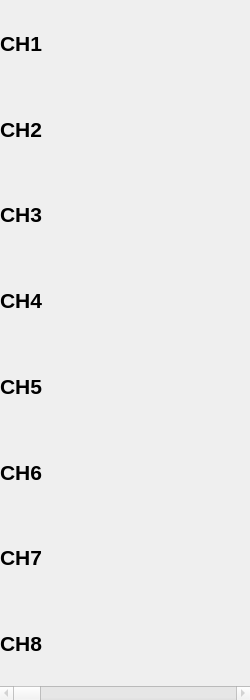
<?xml version="1.0" encoding="UTF-8"?>
<ui version="4.0">
 <class>EEGWidget</class>
 <widget class="QWidget" name="EEGWidget">
  <property name="geometry">
   <rect>
    <x>0</x>
    <y>0</y>
    <width>250</width>
    <height>700</height>
   </rect>
  </property>
  <property name="minimumSize">
   <size>
    <width>150</width>
    <height>0</height>
   </size>
  </property>
  <property name="windowTitle">
   <string>Form</string>
  </property>
  <layout class="QVBoxLayout" name="verticalLayout">
   <property name="spacing">
    <number>0</number>
   </property>
   <property name="leftMargin">
    <number>0</number>
   </property>
   <property name="topMargin">
    <number>0</number>
   </property>
   <property name="rightMargin">
    <number>0</number>
   </property>
   <property name="bottomMargin">
    <number>0</number>
   </property>
   <item>
    <widget class="QLabel" name="lblCH0">
     <property name="font">
      <font>
       <family>Segoe UI</family>
       <pointsize>16</pointsize>
       <weight>75</weight>
       <italic>false</italic>
       <bold>true</bold>
       <underline>false</underline>
       <strikeout>false</strikeout>
       <stylestrategy>PreferDefault</stylestrategy>
       <kerning>true</kerning>
      </font>
     </property>
     <property name="text">
      <string>CH1</string>
     </property>
     <property name="margin">
      <number>4</number>
     </property>
    </widget>
   </item>
   <item>
    <widget class="QLabel" name="lblCH1">
     <property name="font">
      <font>
       <family>Segoe UI</family>
       <pointsize>16</pointsize>
       <weight>75</weight>
       <italic>false</italic>
       <bold>true</bold>
       <underline>false</underline>
       <strikeout>false</strikeout>
       <stylestrategy>PreferDefault</stylestrategy>
       <kerning>true</kerning>
      </font>
     </property>
     <property name="text">
      <string>CH2</string>
     </property>
     <property name="margin">
      <number>4</number>
     </property>
    </widget>
   </item>
   <item>
    <widget class="QLabel" name="lblCH2">
     <property name="font">
      <font>
       <family>Segoe UI</family>
       <pointsize>16</pointsize>
       <weight>75</weight>
       <italic>false</italic>
       <bold>true</bold>
       <underline>false</underline>
       <strikeout>false</strikeout>
       <stylestrategy>PreferDefault</stylestrategy>
       <kerning>true</kerning>
      </font>
     </property>
     <property name="text">
      <string>CH3</string>
     </property>
     <property name="margin">
      <number>4</number>
     </property>
    </widget>
   </item>
   <item>
    <widget class="QLabel" name="lblCH3">
     <property name="font">
      <font>
       <family>Segoe UI</family>
       <pointsize>16</pointsize>
       <weight>75</weight>
       <italic>false</italic>
       <bold>true</bold>
       <underline>false</underline>
       <strikeout>false</strikeout>
       <stylestrategy>PreferDefault</stylestrategy>
       <kerning>true</kerning>
      </font>
     </property>
     <property name="text">
      <string>CH4</string>
     </property>
     <property name="margin">
      <number>4</number>
     </property>
    </widget>
   </item>
   <item>
    <widget class="QLabel" name="lblCH4">
     <property name="font">
      <font>
       <family>Segoe UI</family>
       <pointsize>16</pointsize>
       <weight>75</weight>
       <italic>false</italic>
       <bold>true</bold>
       <underline>false</underline>
       <strikeout>false</strikeout>
       <stylestrategy>PreferDefault</stylestrategy>
       <kerning>true</kerning>
      </font>
     </property>
     <property name="text">
      <string>CH5</string>
     </property>
     <property name="margin">
      <number>4</number>
     </property>
    </widget>
   </item>
   <item>
    <widget class="QLabel" name="lblCH5">
     <property name="font">
      <font>
       <family>Segoe UI</family>
       <pointsize>16</pointsize>
       <weight>75</weight>
       <italic>false</italic>
       <bold>true</bold>
       <underline>false</underline>
       <strikeout>false</strikeout>
       <stylestrategy>PreferDefault</stylestrategy>
       <kerning>true</kerning>
      </font>
     </property>
     <property name="text">
      <string>CH6</string>
     </property>
     <property name="margin">
      <number>4</number>
     </property>
    </widget>
   </item>
   <item>
    <widget class="QLabel" name="lblCH6">
     <property name="font">
      <font>
       <family>Segoe UI</family>
       <pointsize>16</pointsize>
       <weight>75</weight>
       <italic>false</italic>
       <bold>true</bold>
       <underline>false</underline>
       <strikeout>false</strikeout>
       <stylestrategy>PreferDefault</stylestrategy>
       <kerning>true</kerning>
      </font>
     </property>
     <property name="text">
      <string>CH7</string>
     </property>
     <property name="margin">
      <number>4</number>
     </property>
    </widget>
   </item>
   <item>
    <widget class="QLabel" name="lblCH7">
     <property name="font">
      <font>
       <family>Segoe UI</family>
       <pointsize>16</pointsize>
       <weight>75</weight>
       <italic>false</italic>
       <bold>true</bold>
       <underline>false</underline>
       <strikeout>false</strikeout>
       <stylestrategy>PreferDefault</stylestrategy>
       <kerning>true</kerning>
      </font>
     </property>
     <property name="text">
      <string>CH8</string>
     </property>
     <property name="margin">
      <number>4</number>
     </property>
    </widget>
   </item>
   <item>
    <widget class="QScrollBar" name="sbEEG">
     <property name="enabled">
      <bool>false</bool>
     </property>
     <property name="orientation">
      <enum>Qt::Horizontal</enum>
     </property>
    </widget>
   </item>
  </layout>
 </widget>
 <resources/>
 <connections/>
</ui>
